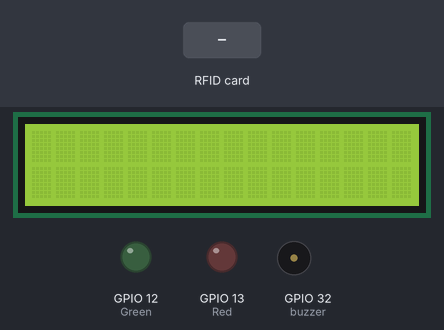
This program was run on a simulated ESP32. Shown: 16×2 character LCD, output pins drawn as LEDs (lit = HIGH), buzzer (waves = sounding). The test bench sets the inputs (shaded band). WiFi joins after 1.5 s; servers stay silent unless stated; uploads are accepted with an empty reply; what the program prints to the serial monitor is not drawn.

Above: at 4.5 s.
4.6 s: RFID card 2B 7A 18 0A held to the reader
At 4.72 s:
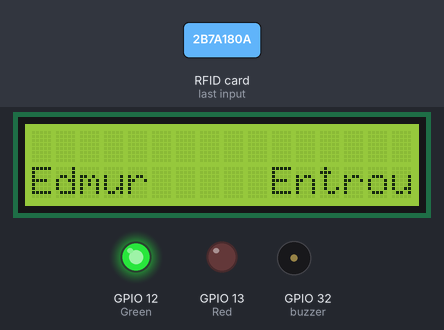
6.5 s: RFID card 5E 7A 19 C4 held to the reader
At 6.9 s:
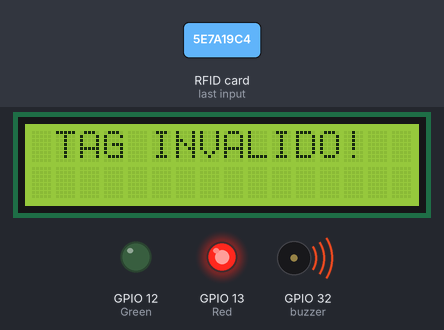
8.6 s: RFID card D3 EB 1E F4 held to the reader
At 8.93 s:
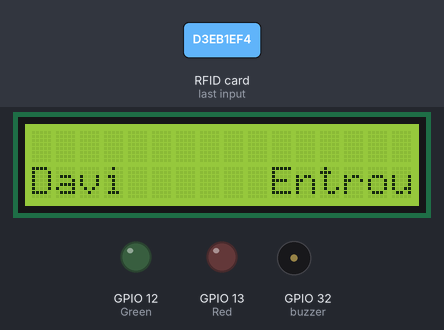
10.5 s: RFID card 13 67 29 F4 held to the reader
At 10.84 s:
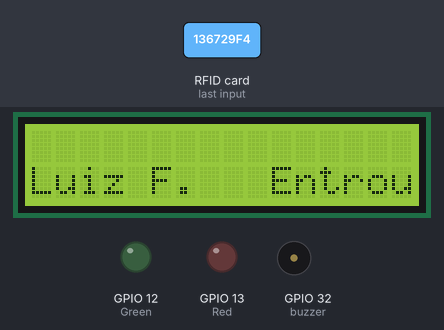
12.4 s: RFID card 2B 7A 18 0A held to the reader
At 12.72 s:
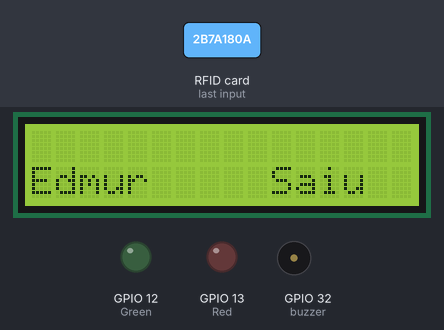
14.3 s: RFID card D3 EB 1E F4 held to the reader
At 14.63 s:
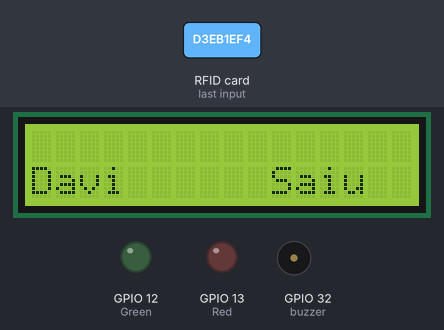
Timing chart, 0 to 17.2 s (numbered marks = the images above; inputs shaded):
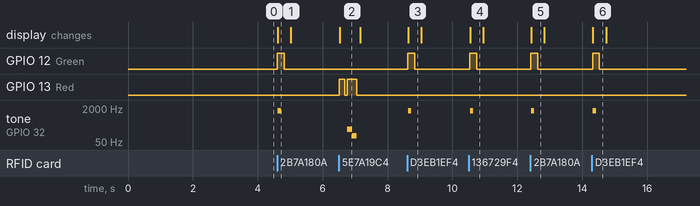

Measured:
- after the input at 4.6 s, GPIO 12 (Green): LOW → HIGH at once, → LOW 0.21 s later; tone on GPIO 32 (buzzer): silent → 1500 Hz at once, → silent 0.10 s later; the display: changes at once (image 1)
- after the input at 6.5 s, GPIO 13 (Red): LOW → HIGH at once, → LOW 0.17 s later, → HIGH 0.08 s later, → LOW 0.30 s later; tone on GPIO 32 (buzzer): silent → 200 Hz after 0.26 s, → 100 Hz 0.15 s later, → silent 0.15 s later; the display: changes at once (image 2)
- after the input at 8.6 s, GPIO 12 (Green): LOW → HIGH at once, → LOW 0.21 s later; tone on GPIO 32 (buzzer): silent → 1500 Hz at once, → silent 0.10 s later; the display: changes at once (image 3)
- after the input at 10.5 s, GPIO 12 (Green): LOW → HIGH at once, → LOW 0.22 s later; tone on GPIO 32 (buzzer): silent → 1500 Hz at once, → silent 0.10 s later; the display: changes at once (image 4)
- after the input at 12.4 s, GPIO 12 (Green): LOW → HIGH at once, → LOW 0.21 s later; tone on GPIO 32 (buzzer): silent → 1500 Hz at once, → silent 0.10 s later; the display: changes at once (image 5)
- after the input at 14.3 s, GPIO 12 (Green): LOW → HIGH at once, → LOW 0.21 s later; tone on GPIO 32 (buzzer): silent → 1500 Hz at once, → silent 0.10 s later; the display: changes at once (image 6)
- what the display in image 1 shows lasts 0.4 s, from 4.6 s to 5.0 s

The program:

main.cpp
```cpp
#include <SPI.h>
#include <MFRC522.h>
#include <Wire.h>
#include <LiquidCrystal_I2C.h>
#include <HTTPClient.h>
#include <ArduinoJson.h>
#include <WiFi.h>
#include <WiFiClientSecure.h>

const char* WIFI_SSID  = "CSN-Citap";
const char* WIFI_PASSWORD = "Csn@2520";

const char* googleScriptURL = "https://script.google.com/macros/s/AKfycbwqX2pEU3lRoJXQ_n1LCmesDW2dtceeorfoseoaIJ9V5b7sVqtJ2io7lfcGP1VVHN_o/exec";

LiquidCrystal_I2C lcd(0x27,16,2);

const byte UID_SIZE = 4;

struct Registros {
    const char* uid_str;
    const char* nome;
    bool estado;
};

Registros LISTA_PESSOAS[] = {
    {"2B 7A 18 0A", "Edmur", 0},
    {"D3 EB 1E F4", "Davi", 0},
    {"13 67 29 F4", "Luiz F.", 0},
    {"D3 D0 20 F4", "Yasmin", 0},
    {"43 29 34 F4", "Manuela", 0},
    {"53 E0 28 F4", "Felipe R.", 0},
    {"13 91 1E F4", "Enzo", 0},
    {"C3 30 1F F4", "Maria A.", 0},
    {"43 90 33 F4", "Tiemi", 0},
    {"B9 1A 07 81", "Laura", 0},
    {"63 23 34 F4", "Kari", 0},
    {"93 60 2B F4", "Maria C.", 0},
    {"53 C5 38 F4", "Gabriel", 0},
    {"23 29 2D F4", "Melissa", 0},
    {"D3 F4 30 F4", "Clara", 0}
};

const int NUM_PESSOAS = sizeof(LISTA_PESSOAS) / sizeof(LISTA_PESSOAS[0]);
const char* pessoa;
const char* acaoS;
#define SS_PIN  5     // SDA no módulo RC522
#define RST_PIN 4    // RST no módulo RC522

MFRC522 mfrc522(SS_PIN, RST_PIN);  // Cria o objeto do leitor

bool UIDvalido = true;
int indice;

String formatarUID(byte *buffer, byte bufferSize);
const char* buscarNomePorUID(String uid_procurado);
String seguirRedirecionamento(String url);
bool escreverEmLista(String identificacao, int numDados, const char* palavras[]);
void montarCabecalho(String _boardID, const String& colunaInicial, const std::vector<String>& cabecalhos);
bool escreverEmCelula(String identificacao, String celula, String dado);
String lerCelula(String identificacao, String celula);
void montarCabecalho(String _boardID, const String& colunaInicial, const std::vector<String>& cabecalhos);
void playConfirmBeep();
void playRejectBeep();

#define buzzer 32
#define Red 13
#define Green 12

void setup() {
  lcd.init();
  lcd.backlight();

  pinMode(buzzer, OUTPUT);
  pinMode(Red, OUTPUT);
  pinMode(Green, OUTPUT);

  Serial.begin(115200);
  SPI.begin(18, 19, 23, SS_PIN);   // SCK=18, MISO=19, MOSI=23, SS=5
  mfrc522.PCD_Init();              // Inicializa o RC522

  WiFi.begin(WIFI_SSID, WIFI_PASSWORD);
  Serial.print("Conectando a ");
  Serial.println(WIFI_SSID);

  while (WiFi.status() != WL_CONNECTED) { // Tenta por 20 segundos
    delay(1000);
    Serial.print(".");
  }

  Serial.println("\nWiFi Conectado!");
  Serial.print("IP: ");
  Serial.println(WiFi.localIP());
  Serial.print("Mac: ");
  Serial.println(WiFi.macAddress());

  Serial.println("Aproxime o cartão mfrc522 do leitor...");
  montarCabecalho("ESP32", "A", {"Data completa", "Data", "Hora", "Pessoa", "Entrou/Saiu"});
  }

void loop() {
  if (mfrc522.PICC_IsNewCardPresent() && mfrc522.PICC_ReadCardSerial()) {
    String uid_lido = formatarUID(mfrc522.uid.uidByte, mfrc522.uid.size);
    Serial.print("TAG UID: ");
    Serial.println(uid_lido);
    pessoa = buscarNomePorUID(uid_lido);

    if(UIDvalido){
      bool acao = LISTA_PESSOAS[indice].estado;
      acaoS = !acao ? "Entrou" : "Saiu";
      digitalWrite(Green, 1);
      lcd.clear();
      lcd.setCursor(0, 1);
      Serial.println(pessoa);
      lcd.print(pessoa);
      lcd.setCursor(10,1);
      Serial.println(acaoS);
      lcd.print(acaoS);
      LISTA_PESSOAS[indice].estado = !LISTA_PESSOAS[indice].estado;
      playConfirmBeep();
      delay(100);
      digitalWrite(Green, 0);
      const char* DadosParaEnviar[] = {pessoa, acaoS};
      escreverEmLista("ESP32", 2, DadosParaEnviar);
      lcd.clear();
    }else{
      digitalWrite(Red, 1);
      lcd.clear();
      lcd.setCursor(1,0);
      lcd.print("TAG INVALIDO!");
      delay(150);
      digitalWrite(Red, 0);
      delay(80);
      digitalWrite(Red, 1);
      playRejectBeep();
      digitalWrite(Red, 0);
      delay(100);
      lcd.clear();
    }
  }
}

String formatarUID(byte *buffer, byte bufferSize) {
    String str_uid = "";
    for (byte i = 0; i < bufferSize; i++) {
        // Converte o byte para hexadecimal, adiciona '0' se for menor que 16 (0x10)
        if (buffer[i] < 0x10) {
            str_uid += "0";
        }
        str_uid += String(buffer[i], HEX);
        if (i < bufferSize - 1) {
            str_uid += " "; // Adiciona espaço entre os bytes
        }
    }
    str_uid.toUpperCase(); // Garante que a String seja "D3 EB 1E F4" e não "d3 eb 1e f4"
    return str_uid;
}

const char* buscarNomePorUID(String uid_procurado) {
    // Itera sobre o array constante
    for (int i = 0; i < NUM_PESSOAS; i++) {
        // Compara a String do UID lido com a String do UID cadastrado
        if (uid_procurado.equals(LISTA_PESSOAS[i].uid_str)) {
            UIDvalido = true;
            indice = i;
            return LISTA_PESSOAS[i].nome; // Encontrou! Retorna o nome
        }
    }
    Serial.println("UID DESCONHECIDO!");
    UIDvalido = false;
    return nullptr; // UID não encontrado
}

String seguirRedirecionamento(String url){
    // Cria instâncias locais
    WiFiClientSecure client;
    HTTPClient http;

    client.setInsecure();

    // Inicia a comunicação usando o cliente seguro
    http.begin(client, url);

    int httpCode = http.GET();

    if (httpCode == HTTP_CODE_MOVED_PERMANENTLY || httpCode == HTTP_CODE_FOUND) {
        String newUrl = http.getLocation();
        http.end();
        return newUrl;
    } else {
        String response = http.getString();
        http.end();
        return response;
    }
}

bool escreverEmLista(String identificacao, int numDados, const char* palavras[]){
    bool flag_envio = false;
    String url = googleScriptURL;

    // Cria instâncias locais
    WiFiClientSecure client;
    HTTPClient http;

    // Usando JsonDocument para evitar warnings
    JsonDocument jsonDoc;

    jsonDoc["action"] = "escreverEmLista";
    jsonDoc["identificacao"] = identificacao;

    // Usando a sintaxe moderna para evitar warnings
    JsonArray jsonDados = jsonDoc["dados"].to<JsonArray>();

    for (int i = 0; i < numDados; i++) {
        jsonDados.add(palavras[i]);
    }

    String jsonString;
    serializeJson(jsonDoc, jsonString);

    Serial.print("JSON Enviado (Apenas Palavras): ");
    Serial.println(jsonString);

    // SOLUÇÃO: Ignora a verificação de certificado SSL
    client.setInsecure();

    // Inicia a comunicação usando o cliente seguro
    http.begin(client, url);
    http.setFollowRedirects(HTTPC_STRICT_FOLLOW_REDIRECTS);
    http.addHeader("Content-Type", "application/json");

    int httpResponseCode = http.POST(jsonString);

    if (httpResponseCode == 200) {
        String response = http.getString();
        Serial.print("Sucesso, Resposta do Script: ");
        Serial.println(response);
        flag_envio = true;
    } else if (httpResponseCode > 0) {
        Serial.printf("ERRO HTTP: Código %d\n", httpResponseCode);
        Serial.println(http.getString());
    } else {
        Serial.printf("ERRO CONEXÃO: %s\n", http.errorToString(httpResponseCode).c_str());
    }

    http.end();
    return flag_envio;
}

bool escreverEmCelula(String identificacao, String celula, String dado){
    bool flag_envio = 0;
    String url = googleScriptURL;

    // Cria instâncias locais
    WiFiClientSecure client;
    HTTPClient http;

    // Usando JsonDocument
    JsonDocument jsonDoc;
    jsonDoc["action"] = "escreverEmCelula";
    jsonDoc["identificacao"] = identificacao;
    jsonDoc["celula"] = celula;
    jsonDoc["dado"] = dado;

    String jsonString;
    serializeJson(jsonDoc, jsonString);

    // SOLUÇÃO: Ignora a verificação de certificado SSL
    client.setInsecure();

    // Inicia a comunicação usando o cliente seguro
    http.begin(client, url);
    http.addHeader("Content-Type", "application/json");

    int httpResponseCode = http.POST(jsonString);

    if (httpResponseCode == 200) {
        String response = http.getString();
        Serial.println("Dados enviados (Resposta: " + response + ")");
        flag_envio = 1;
    } else if (httpResponseCode > 0) {
        String response = http.getString();
        Serial.printf("ERRO HTTP: Código %d, Resposta: %s\n", httpResponseCode, response.c_str());
    } else {
        Serial.printf("Erro ao enviar dados: %s\n", http.errorToString(httpResponseCode).c_str());
        flag_envio = 0;
    }
    http.end();
    return flag_envio;
}

String lerCelula(String identificacao, String celula){
    String url = googleScriptURL;

    // Cria instâncias locais
    WiFiClientSecure client;
    HTTPClient http;

    // Usando JsonDocument
    JsonDocument jsonDoc;
    jsonDoc["action"] = "lerCelula";
    jsonDoc["identificacao"] = identificacao;
    jsonDoc["celula"] = celula;

    String jsonString;
    serializeJson(jsonDoc, jsonString);

    // SOLUÇÃO: Ignora a verificação de certificado SSL
    client.setInsecure();

    // Inicia a comunicação usando o cliente seguro
    http.begin(client, url);
    http.addHeader("Content-Type", "application/json");

    int httpResponseCode = http.POST(jsonString);

    if (httpResponseCode == 200) {
        String response = http.getString();
        http.end();
        return response;
    } else if (httpResponseCode > 0) {
        String response = http.getString();
        Serial.printf("Erro ao ler célula: Código %d\n", httpResponseCode);
        http.end();
        return "Erro ao ler célula";
    } else {
        Serial.printf("Erro de conexão ao ler célula: %s\n", http.errorToString(httpResponseCode).c_str());
        http.end();
        return "Erro ao ler célula";
    }
}

void montarCabecalho(String _boardID, const String& colunaInicial, const std::vector<String>& cabecalhos) {
  // Verifica se a primeira célula já contém o primeiro cabeçalho esperado
  String celula = lerCelula(_boardID, colunaInicial + "1");

  if (celula != cabecalhos[0] && celula != "Erro ao ler célula") {
    Serial.print("Carregando cabeçalho...");
    Serial.println("");
    Serial.print("String recebida: ");
    Serial.println(celula);
    Serial.println("");

    // Percorre todas as colunas e escreve os cabeçalhos
    char coluna = colunaInicial[0];
    for (size_t i = 0; i < cabecalhos.size(); i++) {
      String celulaAlvo = String(coluna) + "1";

      while ( escreverEmCelula(_boardID, celulaAlvo, cabecalhos[i]) == 0);

      coluna++; // Avança para a próxima coluna

      // Se passar de 'Z', volta para 'A' (opcional, apenas se necessário)
      if (coluna > 'Z') coluna = 'A';
    }
  }
}

void playRejectBeep() {
  Serial.println("Tocando bipe de REJEICAO...");
  tone(buzzer, 200);
  delay(150);
  noTone(150 / 2);
  tone(buzzer, 100);
  delay(150);
  noTone(buzzer);
}

void playConfirmBeep() {
  Serial.println("Tocando bipe de CONFIRMACAO...");
  tone(buzzer, 1500);
  delay(100);
  noTone(buzzer);
}
```
